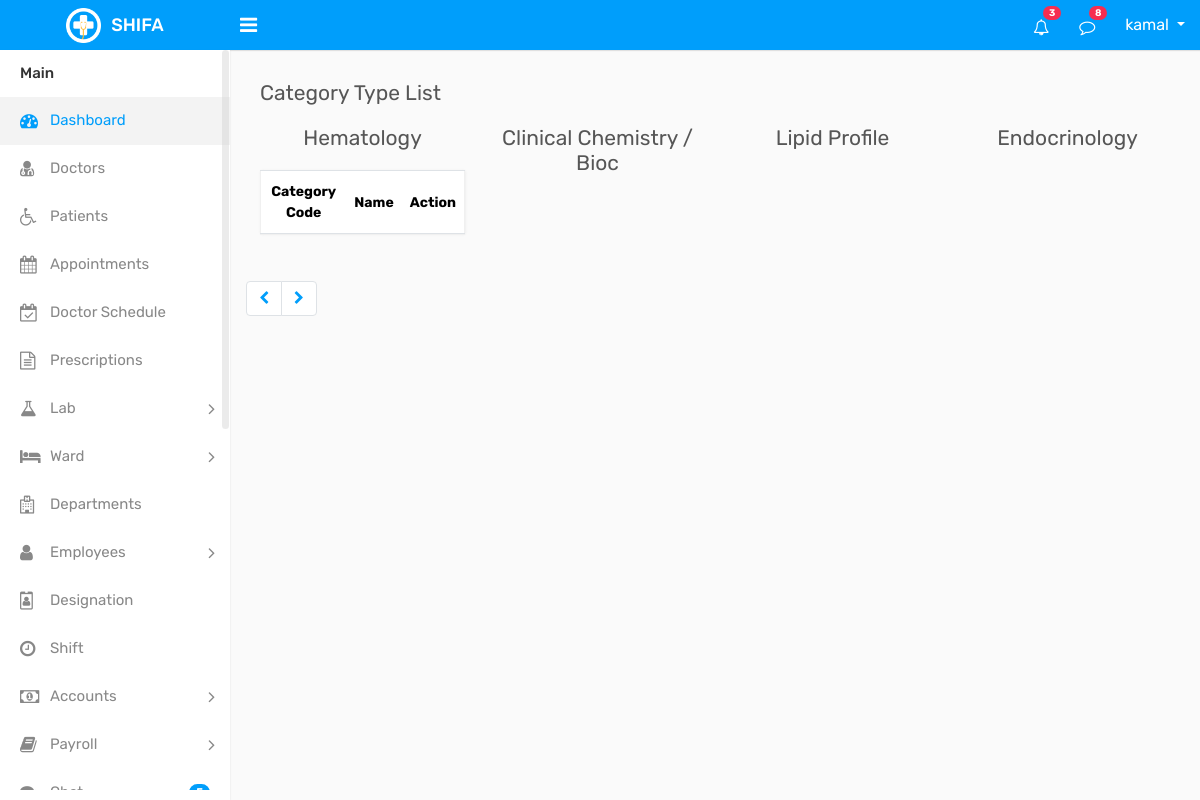
/lab/lab_category/cat_type.php (signed in), run on an earlier commit of the app's database.
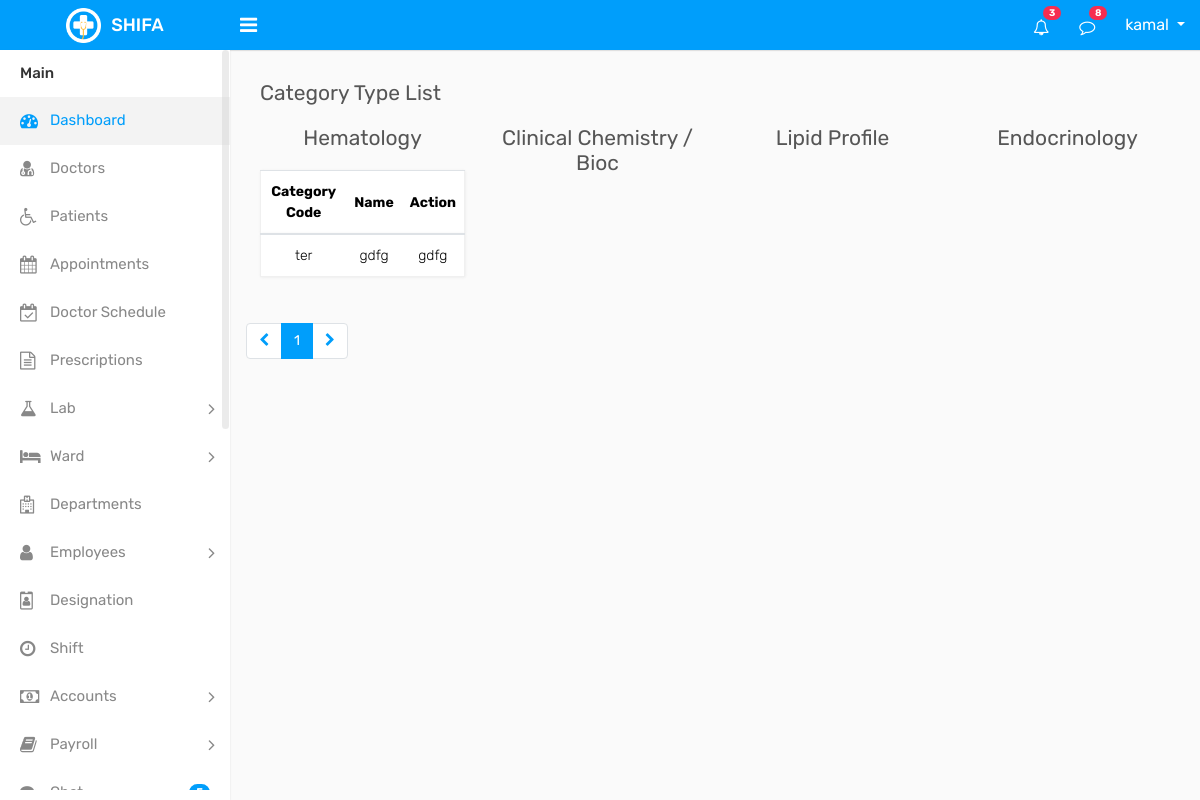
And on a later commit of the database.
### tables this page shows
CREATE TABLE `lab_category` (
  `id` int(11) NOT NULL,
  `cat_name` varchar(25) DEFAULT NULL,
  `cat_code` varchar(40) DEFAULT NULL,
  `created_at` timestamp NULL DEFAULT NULL,
  `updated_at` timestamp NULL DEFAULT NULL,
  `deleted_at` datetime DEFAULT NULL
);

### crud/crud_class.php (called while the page is built, shortened)
<?php
class crud_class{
    private $host = "localhost";
    private $username = "root";
    private $password = "";
    private $database = "shifa";
    public $conn;
    public function __construct(){
        $this->conn = new mysqli($this->host, $this->username, $this->password, $this->database);
    }
    public function common_select($table, $columns = "*", $where = [],$where_condition = "AND", $order_by = "",
        $sort_order = "ASC",$limit = "",$offset = ""){
        $result=[
            "status"=>false,
            "data"=>[],
            "message"=>""
        ];
        $sql = "SELECT $columns FROM $table";
        if(!empty($where)){
            $where_clauses = [];
            foreach($where as $column => $value){
                $where_clauses[] = "$table" . "." . "$column = '" . $this->conn->real_escape_string($value) . "'";
            }
            $sql .= " WHERE " . implode(" $where_condition ", $where_clauses);
            $sql .= " AND deleted_at IS NULL";
        }else{
            $sql .= " WHERE deleted_at IS NULL";
        }
        if(!empty($order_by)){
            $sql .= " ORDER BY $order_by $sort_order";
        }
        if(!empty($limit)){
            $sql .= " LIMIT $limit";
        }
        $rs = $this->conn->query($sql);
        if($rs->num_rows > 0){
            $result["status"] = true;
            $result["message"] = "Records found";
            while($row = $rs->fetch_object()){
                $result["data"][] = $row;
            }
            return $result;
        } else {
            $result["message"] = "No records found";
            return $result;
        }
    }
    public function number_of_records($table){
        $sql = "SELECT COUNT(*) as total FROM $table";
        $rs = $this->conn->query($sql);
        if($rs->num_rows > 0){
            $row = $rs->fetch_object();
            return $row->total;
        } else {
            return 0;
        }
    }
}

### component/connection.php (called while the page is built, shortened)
<?php
    $base_url = "http://localhost/shifa/";
    require_once  ($_SERVER['DOCUMENT_ROOT'] . "/shifa/crud/crud_class.php");
    $crud = new crud_class();
?>

### lab/lab_category/cat_type.php (the view, shortened to what the changed rows need)
<?php require_once "../../component/header.php";?>
<?php require_once "../../component/sidebar.php";?>
<div class="page-wrapper">
    <div class="content">
    <div class="row">
            <div class="col-3 text-center">
                <table class="table custom-table mb-0">
                    <thead>
                        <th>Category Code</th>
                        <th>Name</th>
                        <th>Action</th>
                    </thead>
                    <tbody>
                        <tr>
                            <?php
                            if(isset($_GET['page']) && is_numeric($_GET['page'])){
                                $page = (int)$_GET['page'];
                                } else {
                                    $page = 1;
                                }
                                $lab_cat = $crud->common_select("lab_category",'*',[],'AND','id','ASC',10,($page-1)*10);
                                        if($lab_cat['status']){
                                        foreach ($lab_cat['data'] as $category) { ?>
                                        <td><?= $category->cat_code ?></td>
                                        <td><?= $category->cat_name ?></td>
                                        <td><?= $category->cat_name ?></td>
                                    </tr>
                                            <?php } } ?>
                    </tbody>
                </table>
            </div>
        </div>
                </div>
                <div class="pb-3 pl-3 mt-3 d-flex justify-content-center justify-content-md-between justify-content-lg-between flex-wrap flex-md-nowrap">
                <nav aria-label="Page navigation" class="mb-3 mb-md-0">
                  <?php
                      $total_records = $crud->number_of_records("lab_category");
                      $records_per_page = 10;
                      $total_pages = ceil($total_records / $records_per_page);
                  ?>
                  <ul class="pagination">
                    <?php for ($i = 1; $i <= $total_pages; $i++) { ?>
                      <li class="page-item <?= ($i == $page) ? 'active' : '' ?>"><a class="page-link" href="<?= $base_url ?>lab/lab_category/lab.php?page=<?= $i ?>"><?= $i ?></a></li>
                    <?php } ?>
                  </ul>
              </nav>
            </div>
            </div>
        </div>
<?php require_once "../../component/footer.php";?>

What changed in the data, as far as the page shows it:
added lab_category: cat_code "ter", cat_name "gdfg"
Also different on the page:
new list line: "1"
